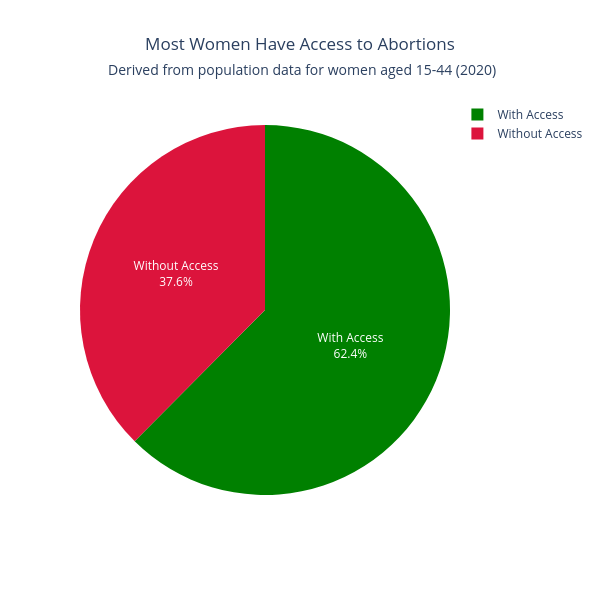

This figure's notebook cell:
### Code cell
df["Women 15-44"] = df["U.S. State"].map(lambda state: state_populations[state] * 0.20)
df["Women without clinic access"] = (
    df["% of women aged 15-44 living in a county without a clinic, 2020"] / 100
) * df["Women 15-44"]
total_women = df["Women 15-44"].sum()
total_without_access = df["Women without clinic access"].sum()
total_with_access = total_women - total_without_access

fig = go.Figure(
    go.Pie(
        labels=["Without Access", "With Access"],
        values=[total_without_access, total_with_access],
        textinfo="label+percent",
        marker=dict(colors=["crimson", "green"]),
    )
)

fig.update_layout(
    title={
        "text": "Most Women Have Access to Abortions",
        "x": 0.5,
        "xanchor": "center",
    },
    width=600,
    height=600,
)

fig.add_annotation(
    text="Derived from population data for women aged 15-44 (2020)",
    xref="paper", yref="paper",
    x=0.6, y=1.1,  # slightly above the main title
    showarrow=False,
    font=dict(size=14),
    xanchor='center'
)

fig.show()

### Figure 1 — Plotly figure (JSON) as saved in the notebook; plotly's stock layout.template omitted (floating-point values rounded to 4 significant figures)
{"data": [{"labels": ["Without Access", "With Access"], "marker": {"colors": ["crimson", "green"]}, "textinfo": "label+percent", "type": "pie", "values": [24900000.0, 41390000.0]}], "layout": {"annotations": [{"font": {"size": 14}, "showarrow": false, "text": "Derived from population data for women aged 15-44 (2020)", "x": 0.6, "xanchor": "center", "xref": "paper", "y": 1.1, "yref": "paper"}], "height": 600, "title": {"text": "Most Women Have Access to Abortions", "x": 0.5, "xanchor": "center"}, "width": 600}}
